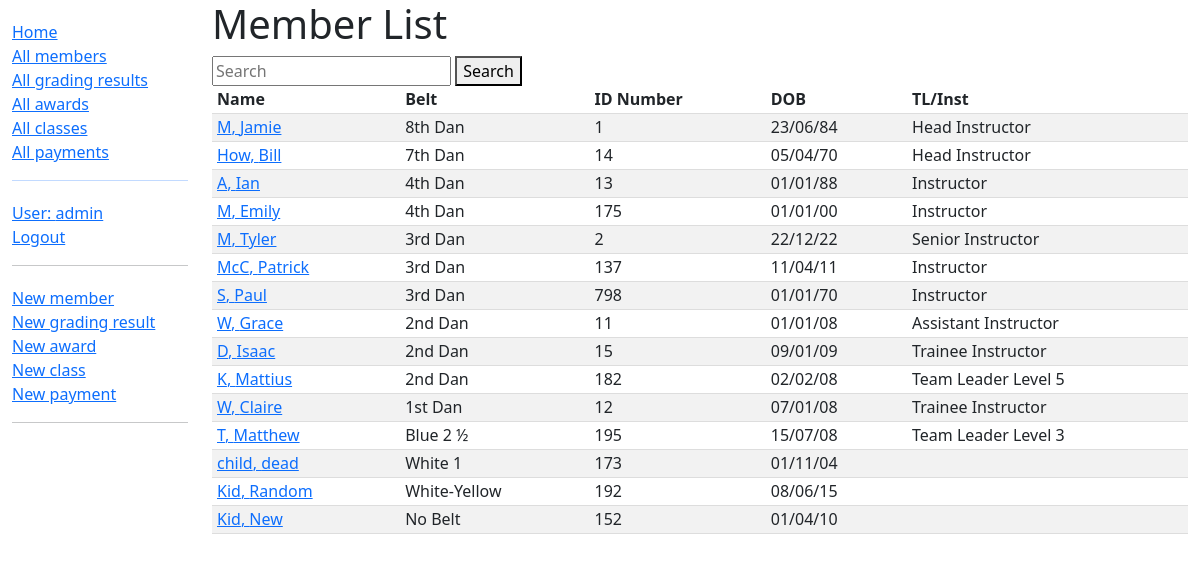
Page /dashboard/members/ (signed in) on the committed database.
### dashboard/models.py (models this page shows, shortened)
class Member(models.Model):
    first_name = models.CharField(max_length=50)
    last_name = models.CharField(max_length=50)
    idnumber = models.SmallIntegerField(verbose_name="ID Number")
    address_line_1 = models.CharField(max_length=200, help_text="Unit, Street Number and Name", blank=True)
    address_line_2 = models.CharField(max_length=200, help_text="Suburb", blank=True)
    address_line_3 = models.CharField(max_length=4, help_text="Postcode", blank=True)
    date_of_birth = models.DateField()
    belt = models.CharField(max_length=50, choices=BELT_CHOICES, blank=True)
    email = models.EmailField()
    phone = models.CharField(max_length=100)
    team_leader_instructor = models.CharField(max_length=2, choices=TL_INST_RANKS, blank=True, verbose_name="Team Leader/Instructor")
    active = models.BooleanField(default=True)
    class Meta:
        ordering = ['-belt','idnumber']
    def get_absolute_url(self):
        return reverse('member-detail', args=[str(self.id)])

### dashboard/views.py (the view)
# urls.py: path('members/', views.MemberListView.as_view(), name='members'),
class MemberListView(LoginRequiredMixin, generic.ListView):
    model = Member
    paginate_by = 15
    def get_queryset(self):
        query = self.request.GET.get('q')
        if query:
            return Member.objects.filter(Q(first_name__icontains=query) | Q(last_name__icontains=query) | Q(idnumber__icontains=query) | Q(email__icontains=query) | Q(phone__iexact=query))
        else:
            return Member.objects.all()

### dashboard/templates/dashboard/member_list.html
{% extends "base_generic.html" %}
{% block content %}
<h1>Member List</h1>
<form method="get">
  <input type="text" name="q" placeholder="Search">
  <button type="submit">Search</button>
</form>
  {% if member_list %}
  <table style="width: 100%;">
    <tr>
      <th>Name</th>
      <th>Belt</th>
      <th>ID Number</th>
      <th>DOB</th>
      <th>TL/Inst</th>
    </tr>
    {% for member in member_list %}
      <tr class="content">
        <td><a href="{{ member.get_absolute_url }}">{{ member.last_name }}, {{ member.first_name }}</a></td>
        <td>{% if member.belt %}{{ member.get_belt_display }}{% else %}No Belt{% endif %}</td>
        <td>{{ member.idnumber }}</td>
        <td>{% if member.date_of_birth %}{{ member.date_of_birth|date:"d/m/y" }}{% endif %}</td>
        <td>{{ member.get_team_leader_instructor_display }}</td>
      </tr>
    {% endfor %}
  </table>
  {% else %}
    <p>There are no members.</p>
  {% endif %}
{% endblock %}

### dashboard/templates/base_generic.html (shortened to what this page needs)
<!DOCTYPE html>
<html lang="en">
<head>
  <link href="https://cdn.jsdelivr.net/npm/bootstrap@5.1.3/dist/css/bootstrap.min.css" rel="stylesheet">
  {% load static %}
  <link rel="stylesheet" href="{% static 'css/styles.css' %}">
</head>
<body>
  <div class="container-fluid">
    <div class="row">
      <div class="col-sm-2">
      {% block sidebar %}
        <ul class="sidebar-nav">
          <li><a href="{% url 'index' %}">Home</a></li>
          <li><a href="{% url 'members' %}">All members</a></li>
          <li><a href="{% url 'gradingresults' %}">All grading results</a></li>
          <li><a href="{% url 'awards' %}">All awards</a></li>
          <li><a href="{% url 'classes' %}">All classes</a></li>
          <li><a href="{% url 'payments' %}">All payments</li>
        </ul>
        <hr>
        <ul class="sidebar-nav">
        {% if user.is_authenticated %}
            <li>User: {{ user.get_username }}</li>
            <li><a href="{% url 'logout' %}?next={{ request.path }}">Logout</a></li>
          </ul>
          <hr>
          <ul class="sidebar-nav">
            <li><a href="{% url 'add-member' %}">New member</a></li>
            <li><a href="{% url 'add-grading-result' %}">New grading result</a></li>
            <li><a href="{% url 'add-award' %}">New award</a></li>
            <li><a href="{% url 'add-class' %}">New class</a></li>
            <li><a href="{% url 'add-payment' %}">New payment</a></li>
          </ul>
        {% else %}
          <li><a href="{% url 'login' %}?next={{ request.path }}">Login</a></li>
        {% endif %}
        <hr>
     {% endblock %}
      </div>
      <div class="col-sm-10 ">{% block content %}{% endblock %}
      </div>
    </div>
  </div>
</body>
</html>

### dashboard/static/css/styles.css (style rules this page uses)
.sidebar-nav { margin-top: 20px; padding: 0; list-style: none; }
th, td { border-bottom: 1px solid #ddd; text-align: left; padding-right: 15px; padding-left: 5px; padding-bottom: 2px; }
tr:nth-child(even) { background-color: #f2f2f2; }

### rows in the picture
Member: last_name "M", first_name "Jamie", belt "8th Dan", idnumber "1", date_of_birth "23/06/84", team_leader_instructor "Head Instructor"
Member: last_name "How", first_name "Bill", belt "7th Dan", idnumber "14", date_of_birth "05/04/70", team_leader_instructor "Head Instructor"
Member: last_name "A", first_name "Ian", belt "4th Dan", idnumber "13", date_of_birth "01/01/88", team_leader_instructor "Instructor"
Member: last_name "M", first_name "Emily", belt "4th Dan", idnumber "175", date_of_birth "01/01/00", team_leader_instructor "Instructor"
Member: last_name "M", first_name "Tyler", belt "3rd Dan", idnumber "2", date_of_birth "22/12/22", team_leader_instructor "Senior Instructor"
Member: last_name "McC", first_name "Patrick", belt "3rd Dan", idnumber "137", date_of_birth "11/04/11", team_leader_instructor "Instructor"
Member: last_name "S", first_name "Paul", belt "3rd Dan", idnumber "798", date_of_birth "01/01/70", team_leader_instructor "Instructor"
Member: last_name "W", first_name "Grace", belt "2nd Dan", idnumber "11", date_of_birth "01/01/08", team_leader_instructor "Assistant Instructor"
Member: last_name "D", first_name "Isaac", belt "2nd Dan", idnumber "15", date_of_birth "09/01/09", team_leader_instructor "Trainee Instructor"
Member: last_name "K", first_name "Mattius", belt "2nd Dan", idnumber "182", date_of_birth "02/02/08", team_leader_instructor "Team Leader Level 5"
Member: last_name "W", first_name "Claire", belt "1st Dan", idnumber "12", date_of_birth "07/01/08", team_leader_instructor "Trainee Instructor"
Member: last_name "T", first_name "Matthew", belt "Blue 2 ½", idnumber "195", date_of_birth "15/07/08", team_leader_instructor "Team Leader Level 3"
Member: last_name "child", first_name "dead", belt "White 1", idnumber "173", date_of_birth "01/11/04"
Member: last_name "Kid", first_name "Random", belt "White-Yellow", idnumber "192", date_of_birth "08/06/15"
Member: last_name "Kid", first_name "New", belt "No Belt", idnumber "152", date_of_birth "01/04/10"

### other values in the picture
{{ user.get_username }} "admin"
